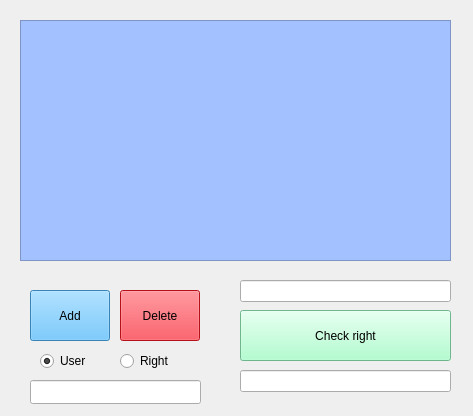
<?xml version="1.0" encoding="UTF-8"?>
<ui version="4.0">
 <class>MainWindow</class>
 <widget class="QMainWindow" name="MainWindow">
  <property name="geometry">
   <rect>
    <x>0</x>
    <y>0</y>
    <width>473</width>
    <height>416</height>
   </rect>
  </property>
  <property name="windowTitle">
   <string>Матрица доступа</string>
  </property>
  <widget class="QWidget" name="centralwidget">
   <widget class="QTableWidget" name="tableWidget">
    <property name="geometry">
     <rect>
      <x>20</x>
      <y>20</y>
      <width>431</width>
      <height>241</height>
     </rect>
    </property>
    <property name="styleSheet">
     <string notr="true">background-color: rgb(164, 193, 255);</string>
    </property>
   </widget>
   <widget class="QPushButton" name="pushButtonAdd">
    <property name="geometry">
     <rect>
      <x>30</x>
      <y>290</y>
      <width>80</width>
      <height>51</height>
     </rect>
    </property>
    <property name="styleSheet">
     <string notr="true">background: rgb(79, 185, 255)</string>
    </property>
    <property name="text">
     <string>Add</string>
    </property>
   </widget>
   <widget class="QPushButton" name="pushButtonDelete">
    <property name="geometry">
     <rect>
      <x>120</x>
      <y>290</y>
      <width>80</width>
      <height>51</height>
     </rect>
    </property>
    <property name="styleSheet">
     <string notr="true">background: rgb(255, 23, 35)</string>
    </property>
    <property name="text">
     <string>Delete</string>
    </property>
   </widget>
   <widget class="QLineEdit" name="lineEditInput">
    <property name="geometry">
     <rect>
      <x>240</x>
      <y>280</y>
      <width>211</width>
      <height>22</height>
     </rect>
    </property>
    <property name="text">
     <string/>
    </property>
   </widget>
   <widget class="QLineEdit" name="lineEditChecked">
    <property name="geometry">
     <rect>
      <x>240</x>
      <y>370</y>
      <width>211</width>
      <height>22</height>
     </rect>
    </property>
    <property name="readOnly">
     <bool>true</bool>
    </property>
   </widget>
   <widget class="QPushButton" name="pushButtonCheck">
    <property name="geometry">
     <rect>
      <x>240</x>
      <y>310</y>
      <width>211</width>
      <height>51</height>
     </rect>
    </property>
    <property name="styleSheet">
     <string notr="true">background:rgb(156, 255, 197)</string>
    </property>
    <property name="text">
     <string>Check right</string>
    </property>
   </widget>
   <widget class="QRadioButton" name="radioButton_User">
    <property name="geometry">
     <rect>
      <x>40</x>
      <y>350</y>
      <width>91</width>
      <height>22</height>
     </rect>
    </property>
    <property name="text">
     <string>User</string>
    </property>
    <property name="checked">
     <bool>true</bool>
    </property>
   </widget>
   <widget class="QRadioButton" name="radioButton_Right">
    <property name="geometry">
     <rect>
      <x>120</x>
      <y>350</y>
      <width>91</width>
      <height>22</height>
     </rect>
    </property>
    <property name="text">
     <string>Right</string>
    </property>
   </widget>
   <widget class="QLineEdit" name="lineEdit">
    <property name="geometry">
     <rect>
      <x>30</x>
      <y>380</y>
      <width>171</width>
      <height>24</height>
     </rect>
    </property>
   </widget>
  </widget>
 </widget>
 <resources/>
 <connections/>
</ui>
